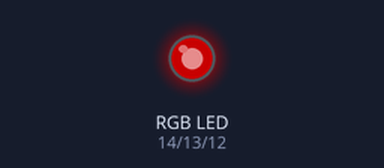
A sketch run on a simulated ESP32. Parts: an RGB LED mixed from three pins (HIGH = lit). Dim RGB values are drawn brighter than linear.

Above: at 0.05 s.
At 4.0 s:
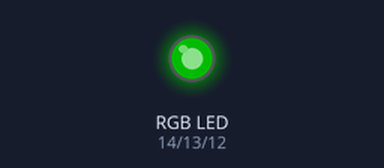
Timing chart, 0 to 7.8 s (numbered marks = the images above):
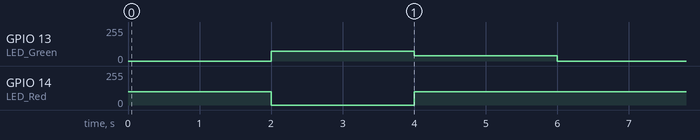

The sketch:

3_LED_RGB_StopLight.ino
```cpp
#define LED_BUILTIN 2
#define LED_Green 13 //Add Variable LED_External and assign it to GPIO13
#define LED_Red 14
#define LED_Blue 12

//int DutyCycle = 0; //LED brightness variable, brightnes equals duty cycle
//int FadeAmount = 1; // steps of fade
int Delay = 2000; //variable called Delay

// the setup function runs once when you press reset or power the board
void setup() {

  ledcAttach(LED_Red, 8000, 8); // light the external LED using a 8Khz 8-bit PWM
  ledcAttach(LED_Green, 8000, 8);
  ledcAttach(LED_Blue, 8000, 8);

}

// the loop function runs over and over again forever
void loop() {

  ledcWrite(LED_Red, 100);
  ledcWrite(LED_Green, 0);
  ledcWrite(LED_Blue, 0);

  delay(Delay);

  ledcWrite(LED_Red, 0);
  ledcWrite(LED_Green, 75);
  ledcWrite(LED_Blue, 0);

  delay(Delay);

  ledcWrite(LED_Red, 100);
  ledcWrite(LED_Green, 40);
  ledcWrite(LED_Blue, 0);

  delay(Delay);


}
```

Measured:
- by itself, GPIO 13 (LED_Green): repeats every 6.0 s: 40/255 2.0 s, 0/255 2.0 s, 75/255 2.0 s
- by itself, GPIO 14 (LED_Red): repeats every 6.0 s: 0/255 2.0 s, 100/255 4.0 s
